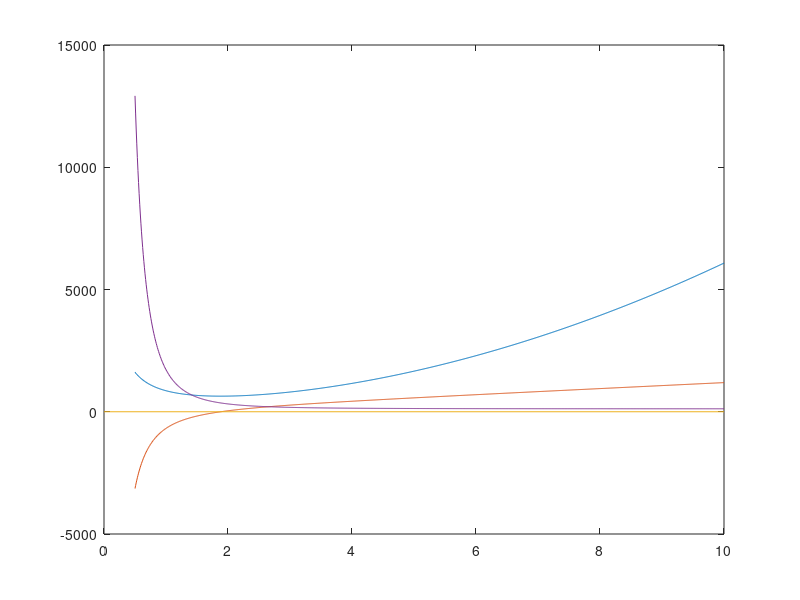

MATLAB code to generate this figure:
clc;clear; close all;

w = linspace(0.5,10,1000);
C = 60*w.^2+800./w;
Cp = 120*w-800./(w.^2);
Cpp = 120+1600./(w.^3);
plot(w,C)
hold on;
plot(w,Cp)
hold on;
plot([0 10],[0,0])
hold on;
plot(w,Cpp)
